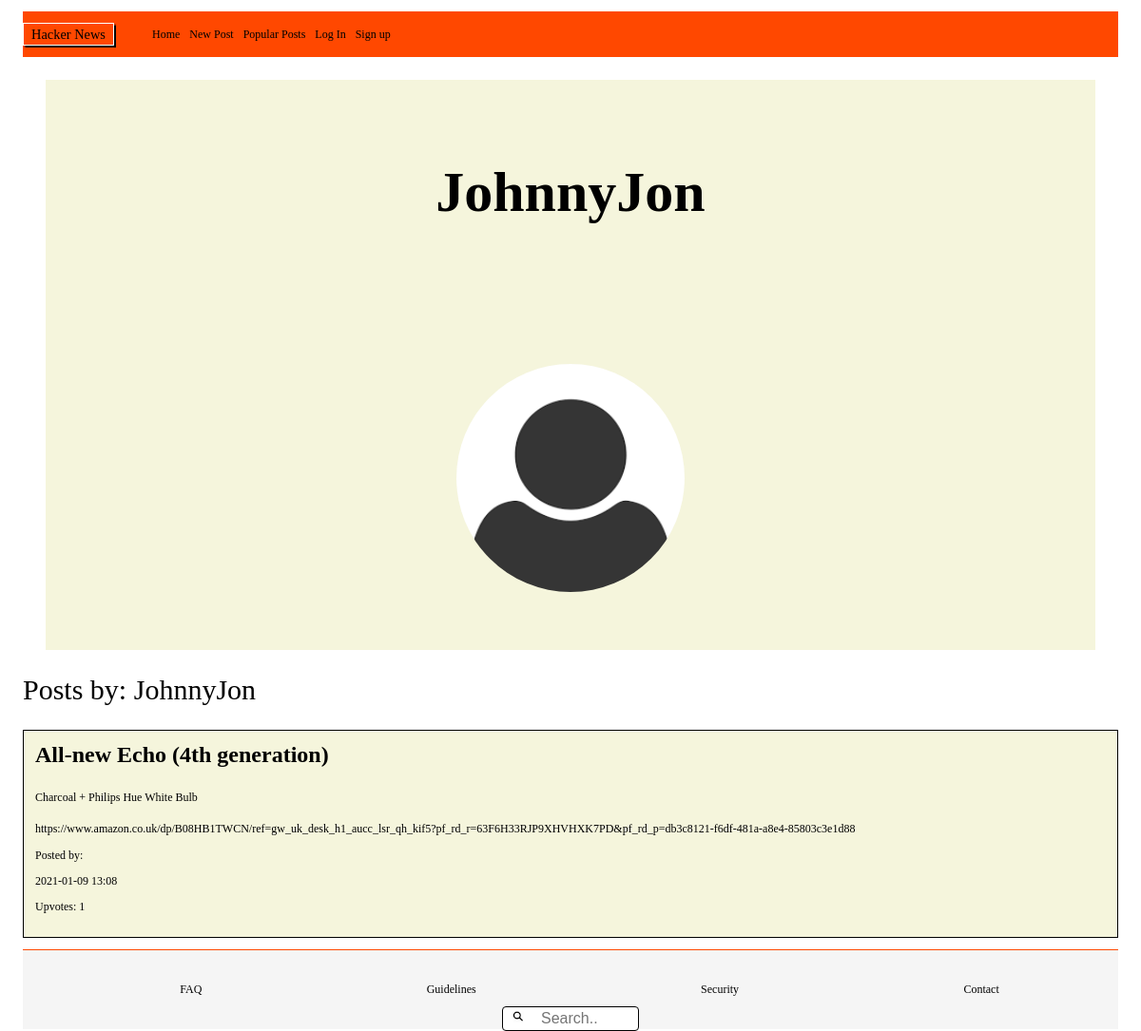
Screenshot of /profile.php?username=JohnnyJon with the database file from the repository.
### tables this page shows
CREATE TABLE Users (
	"id" integer PRIMARY KEY AUTOINCREMENT,
	username varchar,
	first_name string,
	last_name string,
	email varchar,
	password varchar,
	avatar varchar,
	biography string
);

CREATE TABLE Posts (
	id integer PRIMARY KEY AUTOINCREMENT,
	title string,
	description string,
	post_url varchar,
	post_date datetime,
	user_id varchar,
	user_username varchar
);

### web/functions/userFunction.php (called while the page is built, shortened)
<?php
function fetchUser($pdo, $username)
{
    $database = ("SELECT id, username, email, password, avatar, biography FROM Users WHERE username = :username");
    $statement = $pdo->prepare($database);
    $statement->BindParam(':username', $username, PDO::PARAM_STR);
    $statement->execute();
    $userProfile = $statement->fetch(PDO::FETCH_ASSOC);
    return $userProfile;
}

### web/functions/postsFunction.php (called while the page is built, shortened)
<?php
function getUserPosts($pdo, $profileId)
{
    $database = ("SELECT Posts.id, title, description, post_url, post_date, user_id FROM Posts
INNER JOIN Users
ON Posts.user_id = Users.id
WHERE Users.id = :id
ORDER BY Posts.id DESC");
    $statement = $pdo->prepare($database);
    $statement->BindParam(':id', $profileId, PDO::PARAM_INT);
    $statement->execute();
    $userPosts = $statement->fetchAll(PDO::FETCH_ASSOC);
    return $userPosts;
}

### web/functions/upvoteFunctions.php (called while the page is built, shortened)
<?php
function countUpvotes($pdo, $postId)
{
    $database = ('SELECT COUNT(*) FROM Likes WHERE post_id = :postId');
    $statement = $pdo->prepare($database);
    $statement->bindParam(':postId', $postId, PDO::PARAM_INT);
    $statement->execute();
    $upvotes = $statement->fetch(PDO::FETCH_ASSOC);
    return $upvotes['COUNT(*)'];
}

### profile.php (the view, shortened to what this page needs)
<?php require __DIR__ . '/homepage/header.php'; ?>
<?php require __DIR__ . '/homepage/navbar.php'; ?>
<?php if (isset($_GET['username'])) {
    $username = filter_var($_GET['username'], FILTER_SANITIZE_STRING);
    $userProfile = fetchUser($pdo, $username);
    $profileId = $userProfile['id'];
    $userPosts = getUserPosts($pdo, $profileId);
} ?>
<article class="profile_container">
    <div class="profile_page">
        <div class="profile_image">
            <h1 class="profile_username"><?php echo $userProfile['username']; ?> </h1>
            <img class="p_image" src="<?php echo ($userProfile['avatar'] !== null) ? "/uploads/avatars/" . $userProfile['avatar'] : '/assets/profile_image_placeholder.png'; ?>" alt="Avatar image">
        </div>
    </div>
</article>
<section>
    <h2 class="user_post_title"> Posts by: <?php echo $userProfile['username']; ?> </h2>
    <?php if (is_array($userPosts)) {
        foreach ($userPosts as $userPost) :  ?>
            <?php $countUpvotes = countUpvotes($pdo, $userPost['id']); ?>
            <div class="posts_container">
                <div class="user_posts">
                    <h3 class="post_title"> <?php echo $userPost['title']; ?> </h3>
                    <p> <?php echo $userPost['description']; ?> </p>
                    <a href="<?php echo $userPost['post_url'] ?> "> <?php echo $userPost['post_url']; ?> </a>
                    <p> Posted by: <?php echo $_SESSION['user']['username']; ?> </p>
                    <p> <?php echo $userPost['post_date']; ?> </p>
                    <p> Upvotes: <?php echo $countUpvotes ?></p>
                </div>
            </div>
    <?php endforeach;
    } ?>
</section>
<?php require __DIR__ . '/homepage/footer.php'; ?>

### css assests/index.css (style rules this page uses)
* { box-sizing: border-box; font-size: 12px; }
body { height: 100%; margin: 0; padding-top: 1rem; padding-left: 2rem; padding-right: 2rem; }

### css assests/navBar.css (style rules this page uses)
a { text-decoration: none; color: black; }

### css assests/profile.css (style rules this page uses)
.profile_container { background: beige; margin: 2rem; }
.profile_page { display: flex; justify-content: center; }
.profile_username { font-size: 5rem; margin-top: 2rem; display: flex; justify-content: center; }
.profile_image { background-color: beige; width: 100vh; height: 60vh; display: flex; flex-direction: column; align-items: center; margin: 5rem; }
.p_image { width: 20rem; height: 20rem; border-radius: 20rem; margin-top: 5rem; }
.user_posts { font-size: 1.6rem; width: 100%; }
.user_post_title { font-size: 2.5rem; font-weight: 100; }
.post_title { font-size: 2rem; margin: 0; margin-bottom: 1em; }
.posts_container { display: flex; border: solid 1px black; margin-top: 0.2rem; padding: 1rem; margin-bottom: 1rem; background-color: beige; }

### rows the page displays
users: username "JohnnyJon"
posts: title "All-new Echo (4th generation)", description "Charcoal + Philips Hue White Bulb", post_url "https://www.amazon.co.uk/dp/B08HB1TWCN/ref=gw_uk_desk_h1_aucc_lsr_qh_kif5?pf_rd_r=63F6H33RJP9XHVHXK7PD&pf_rd_p=db3c8121-f6df-481a-a8e4-85803c3e1d88", post_date "2021-01-09 13:08", countUpvotes "1"
